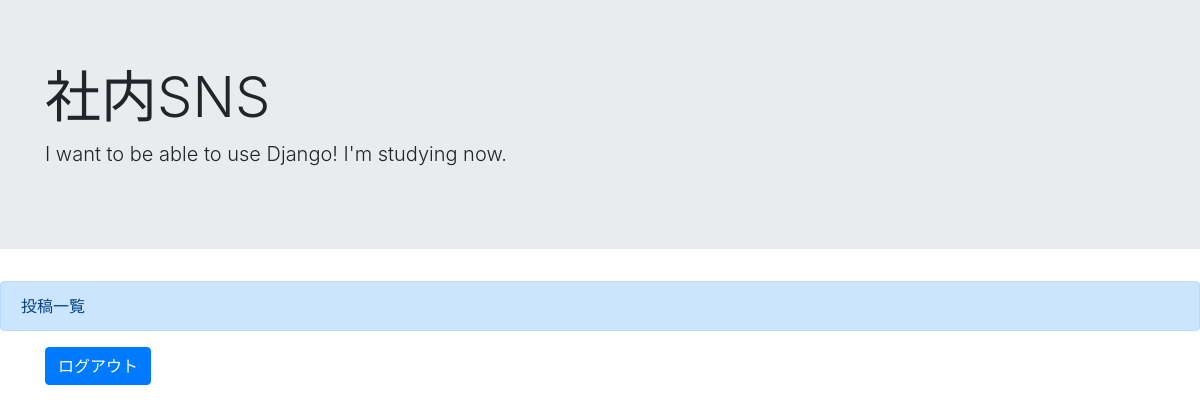
Page /list/ (signed in) on the earlier database version.
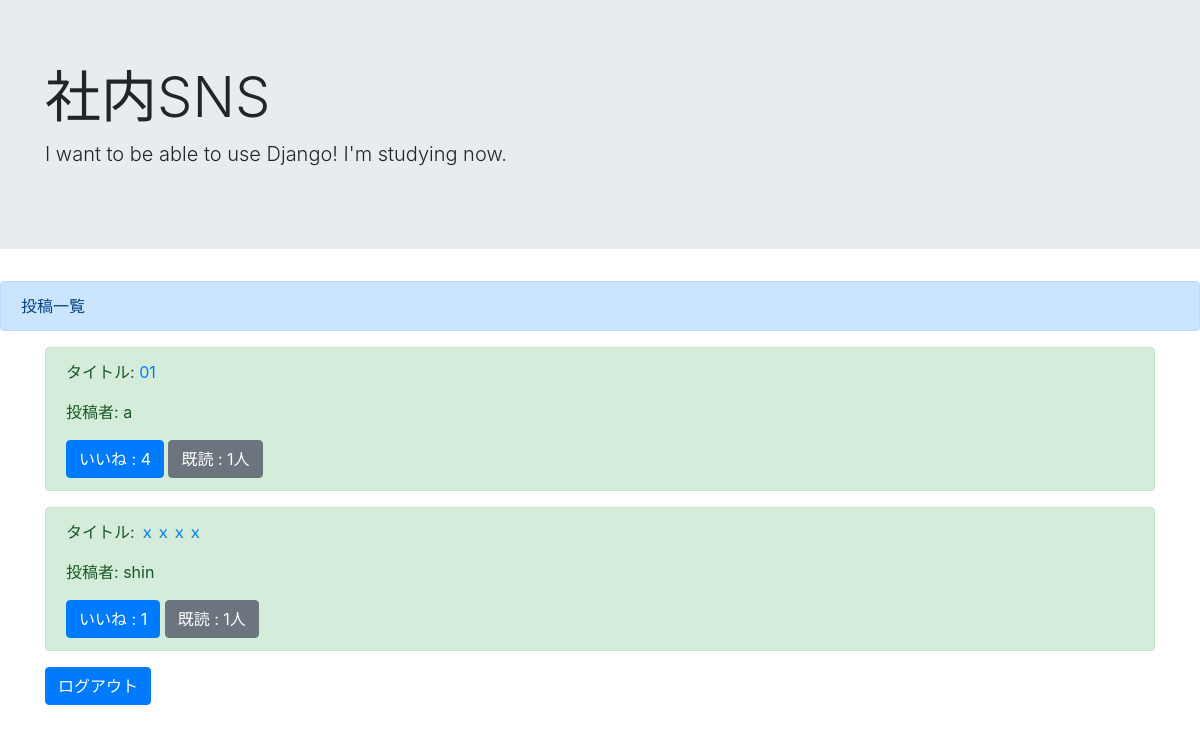
Same page on the later database version.
### boardapp/models.py (models this page shows, shortened)
class BoardModel(models.Model):
    title = models.CharField(max_length=100)
    content = models.TextField()
    author = models.CharField(max_length=100)
    images = models.ImageField(upload_to='')
    good = models.IntegerField(null=True, blank=True, default=0)
    read = models.IntegerField(default=0)
    readtext = models.CharField(max_length=200, default="")

### boardapp/views.py (the view)
# urls.py: path('list/', listfunc, name='list'),
@login_required
def listfunc(request):
    object_list = BoardModel.objects.all()
    return render(request, 'list.html', {'object_list': object_list})

### templates/list.html (shortened to what this page needs)
{% extends 'base.html' %}
    {% block header %}
    <div class="alert alert-primary" role="alert">
      投稿一覧
    </div>
    {% endblock header %}
    {% block content %}
    <div class="container">
        {% for item in object_list %}
            <div class="alert alert-success" role="alert">
                <p>タイトル: <a href="{% url 'detail' item.pk %}">{{ item.title }}</a></p>
                <p>投稿者: {{ item.author }}</p>
                <a href="#" class="btn btn-primary" role="button" aria-pressed="true">いいね : {{ item.good }}</a>
                <a href="#" class="btn btn-secondary" role="button" aria-pressed="true">既読 : {{ item.read }}人</a>
            </div>
        {% endfor %}
        <a href="{% url 'logout' %}" class="btn btn-primary" role="button">ログアウト</a>
    </div>
    {% endblock content %}

Differences in the rows shown:
added BoardModel: title "01", author "a", good "4", read "1"
added BoardModel: title "ｘｘｘｘ", author "shin", good "1", read "1"
